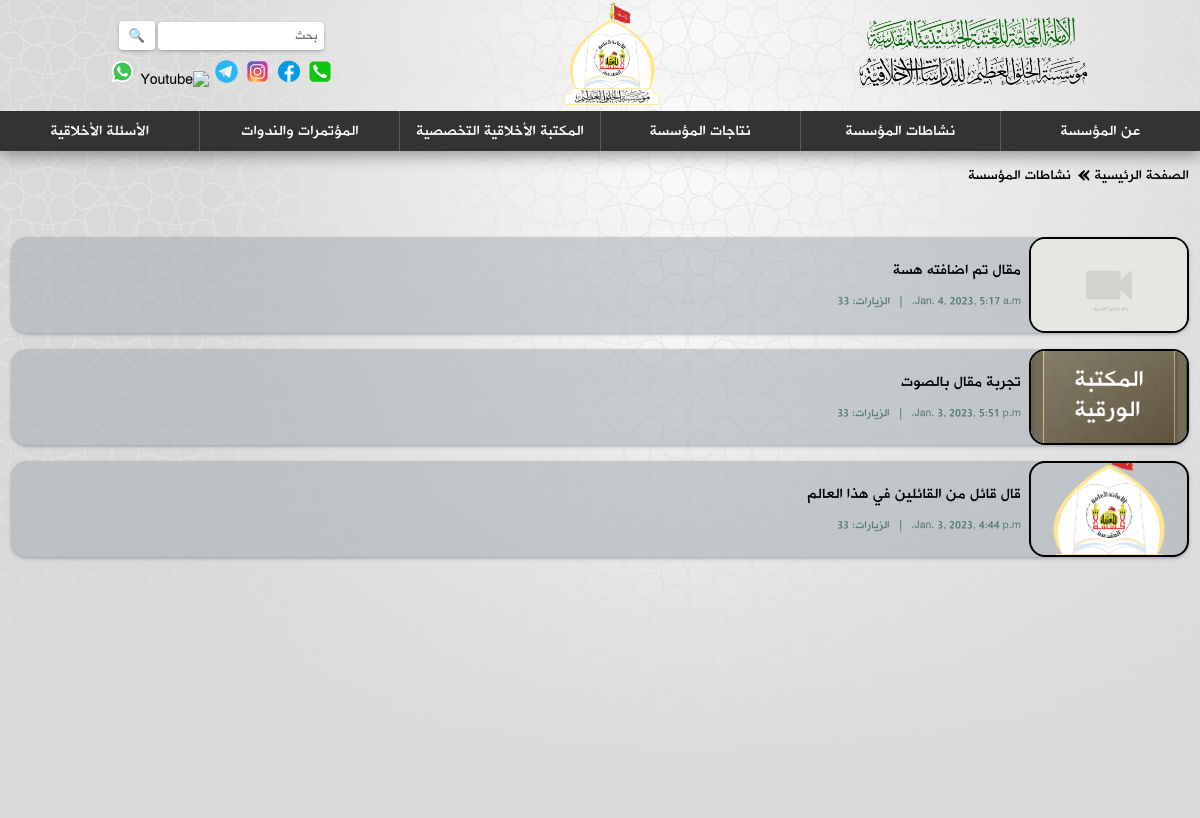
Before: /activities with the older database file.
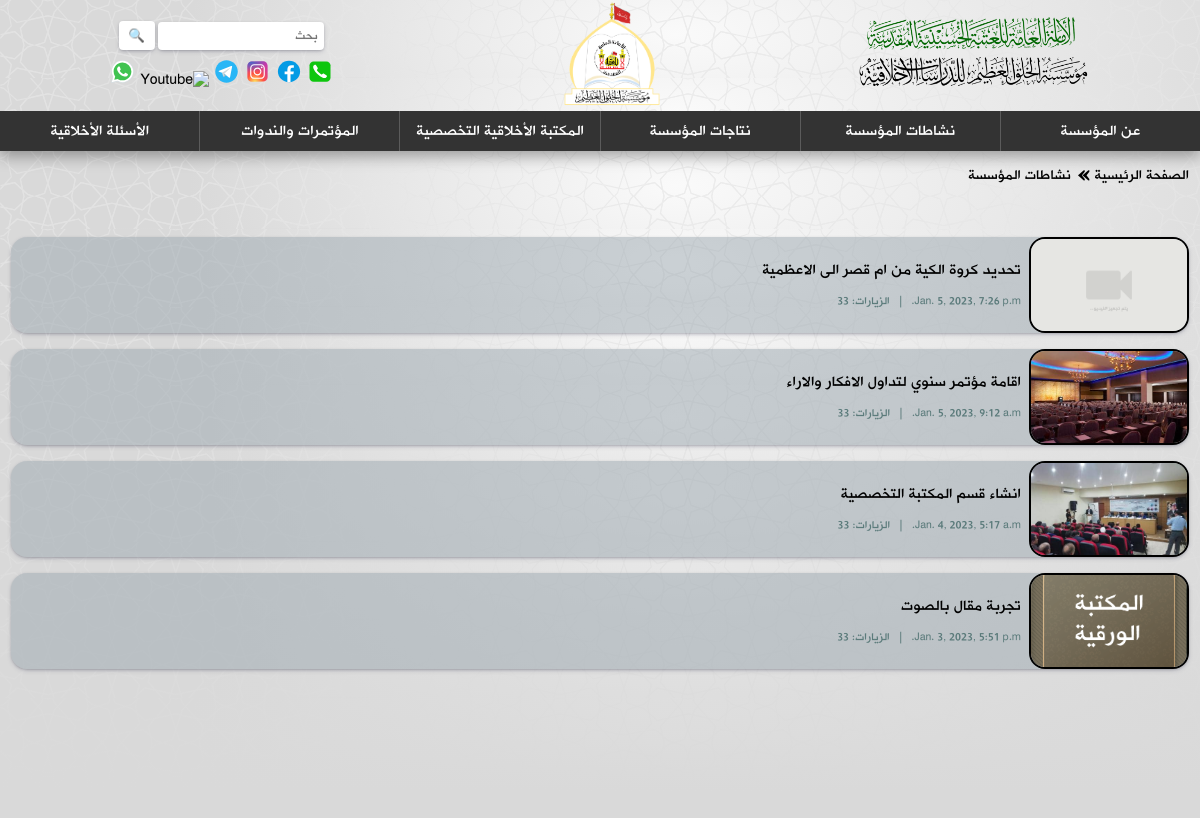
After: the same page with the newer database file.
### backend/models.py (models this page shows, shortened)
class Activity(models.Model):
    title = models.CharField(max_length=1000, blank=False)
    created_at = models.DateTimeField(auto_now_add=True)
    main_img = models.ForeignKey(Image, on_delete=models.PROTECT, blank=False)
    body = models.TextField(max_length=5000, blank=False)
    img_array = models.ManyToManyField(Image, blank=True, related_name="images")
    vid_array = models.ManyToManyField(Video, blank=True, related_name="videos")
    audio = models.CharField(max_length=1000, blank=True)
    class Meta:
        ordering = ['-created_at']

class Image(models.Model):
    image = models.ImageField(upload_to="images", blank=False)

### backend/views.py (the view)
# urls.py: path("activities", views.activities, name="activities"),
def activities(request):
    activities = Activity.objects.all()
    context = {"activities":activities}
    return render(request, "backend/activities.html", context)

### backend/templates/backend/activities.html (shortened to what this page needs)
{% extends "backend/layout.html" %}
{% load static %}
{% block extraHead %}
<link rel="stylesheet" href="{% static 'css/pages.css' %}">
<link rel="stylesheet" href="{% static 'css/activities.css' %}">
{% endblock %}
{% block body %}
<main>
    <div class="path">
        <p class="component"><a href="{% url 'backend:home' %}"> الصفحة الرئيسية </a></p>
        <p class="pathArrow"> &#xbb; </p>
        <p class="component"><a href="{% url 'backend:activities' %}"> نشاطات المؤسسة </a></p>
    </div>
    <div class="pageContainer">
        {% for activity in activities %}
        <a class="activity" href="{% url 'backend:activity' activity.id %}">
            <div class="item">
                <div class="itemImage">
                    <img src="{{ activity.main_img.image.url }}" alt="نشاط">
                </div>
                <div class="itemDetails">
                    <p class="itemTitle">
                        {{ activity.title }}
                    </p>
                    <div class="statistics">
                        <p class="date">{{ activity.created_at }}</p>
                        <div class="horizontalLine">|</div>
                        <p class="views"> الزيارات: <span>33</span></p>
                    </div>
                </div>
            </div>
        </a>
        {% empty %}
        <p>لا توجد عناصر</p>
        {% endfor %}
    </div>
</main>
{% endblock %}

Changed rows visible on the page:
removed Activity: main_img.image (picture), title "قال قائل من القائلين في هذا العالم", created_at "Jan. 3, 2023, 4:44 p.m."
added Activity: main_img.image (placeholder picture), title "تحديد كروة الكية من ام قصر الى الاعظمية", created_at "Jan. 5, 2023, 7:26 p.m."
added Activity: main_img.image (picture), title "اقامة مؤتمر سنوي لتداول الافكار والاراء", created_at "Jan. 5, 2023, 9:12 a.m."
changed Activity: main_img.image: picture added in place of a placeholder; title "مقال تم اضافته هسة" → "انشاء قسم المكتبة التخصصية"
